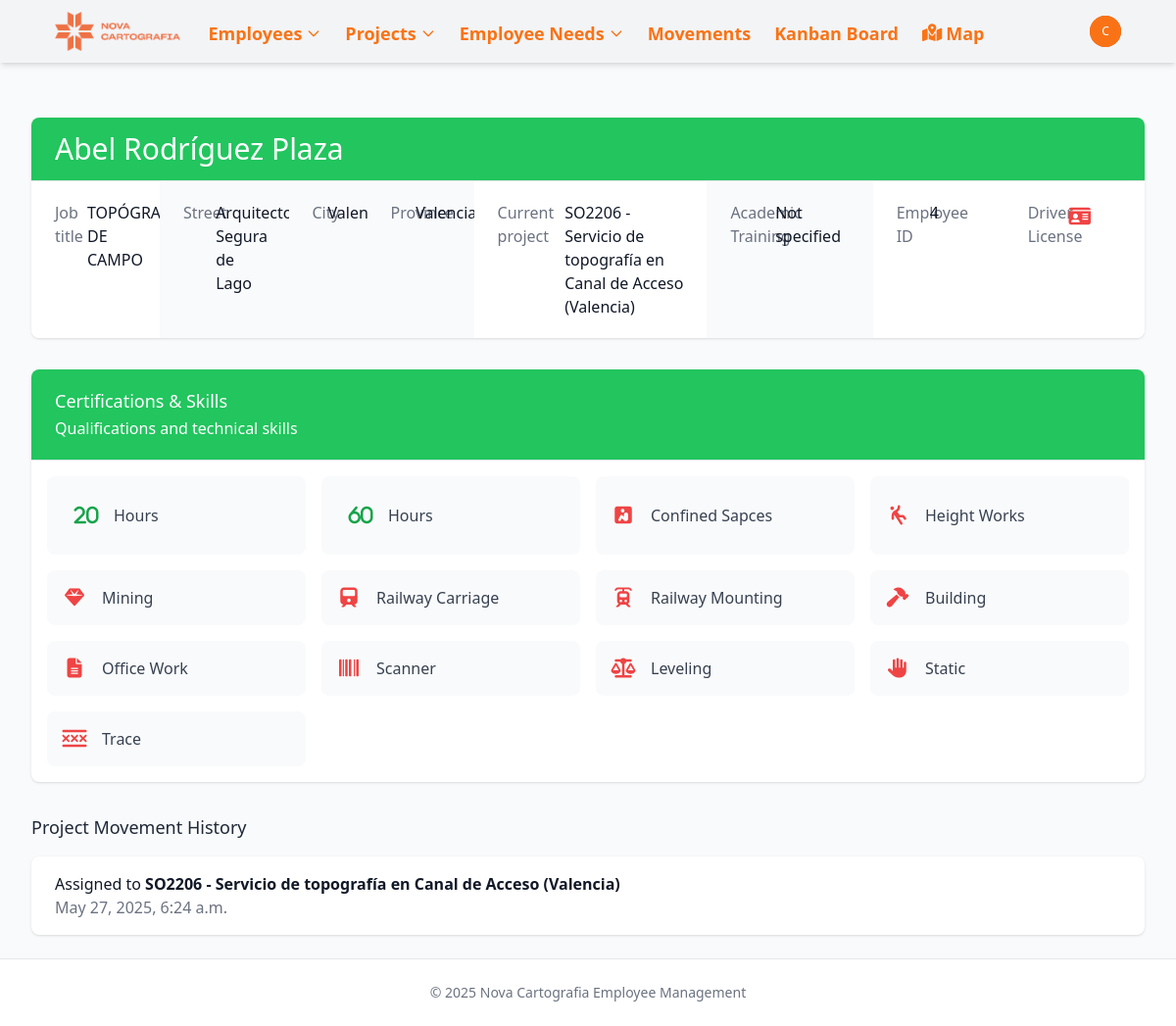
Before: /employees/4/ (signed in) with the older database file.
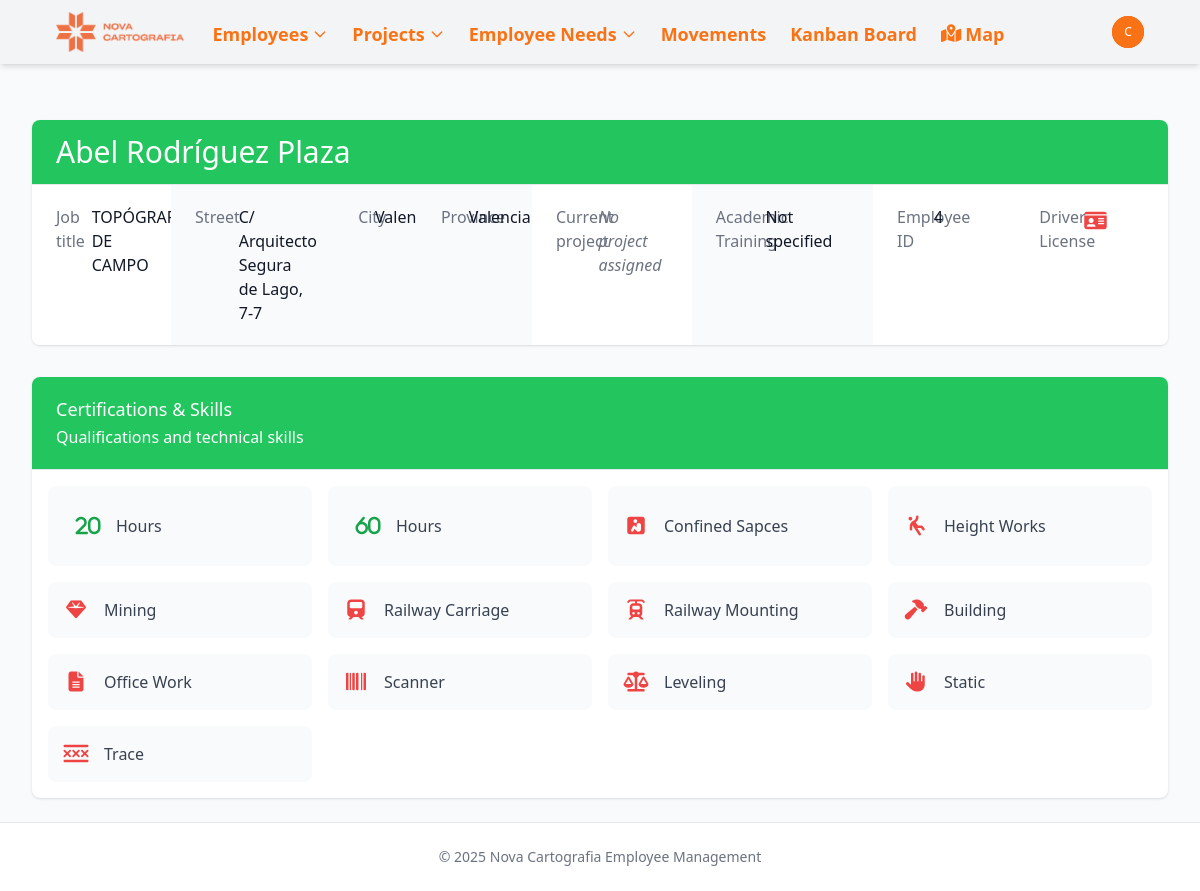
After: the same page with the newer database file.
### novacartografia_employee_management/models.py (models this page shows, shortened)
class Employee(models.Model):
    name = models.CharField(max_length=100)
    job = models.CharField(max_length=100)
    project_id = models.ForeignKey(Project, on_delete=models.SET_NULL, related_name='employee_set', blank=True, null=True)
    street = models.CharField(max_length=100, blank=True, null=True)
    city = models.CharField(max_length=100, blank=True, null=True)
    active = models.BooleanField(default=True, help_text="Indicates if the employee is currently active")
    start_date = models.DateField(default=timezone.now, help_text="When the employee started working", null=True, blank=True)
    end_date = models.DateField(blank=True, null=True, help_text="When the employee ended working, if applicable")
    state = models.CharField(max_length=50, default='valencia',
           choices=[
                ('Araba (Álava)', 'Álava'),
                ('Albacete', 'Albacete'),
                ('Alacant (Alicante)', 'Alicante'),
                ('Almería', 'Almería'),
                ('Asturias', 'Asturias'),
                ('Ávila', 'Ávila'),
                ('Badajoz', 'Badajoz'),
                ('Barcelona', 'Barcelona'),
                ('Burgos', 'Burgos'),
                ('Cáceres', 'Cáceres'),
                ('Cádiz', 'Cádiz'),
                ('Cantabria', 'Cantabria'),
                ('Castelló (Castellón)', 'Castellón'),
                ('Ceuta', 'Ceuta'),
                ('Ciudad Real', 'Ciudad Real'),
                ('Córdoba', 'Córdoba'),
                ('Cuenca', 'Cuenca'),
                ('Gerona', 'Gerona'),
                ('Granada', 'Granada'),
                ('Guadalajara', 'Guadalajara'),
                ('Gipuzkoa (Guipúzcoa)', 'Guipúzcoa'),
                ('Huelva', 'Huelva'),
                ('Huesca', 'Huesca'),
                ('Islas Baleares', 'Islas Baleares'),
                ('Jaén', 'Jaén'),
                ('A Coruña (La Coruña)', 'La Coruña'),
                ('La Rioja', 'La Rioja'),
                ('Las Palmas', 'Las Palmas'),
                ('León', 'León'),
                ('Lérida', 'Lérida'),
                ('Lleida', 'Lérida'),  # Agregado porque aparece en tu CSV
                ('Lugo', 'Lugo'),
                ('Madrid', 'Madrid'),
                ('Málaga', 'Málaga'),
                ('Melilla', 'Melilla'),
                ('Murcia', 'Murcia'),
                ('Navarra (Nafarroa)', 'Navarra'),  # Corregido para coincidir con el CSV
                ('Orense', 'Orense'),
                ('Palencia', 'Palencia'),
                ('Pontevedra', 'Pontevedra'),
                ('Salamanca', 'Salamanca'),
                ('Santa Cruz de Tenerife', 'Santa Cruz de Tenerife'),
                ('Segovia', 'Segovia'),
                ('Sevilla', 'Sevilla'),
                ('Soria', 'Soria'),
                ('Tarragona', 'Tarragona'),
                ('Teruel', 'Teruel'),
                ('Toledo', 'Toledo'),
                ('Valencia', 'Valencia'),
                ('Valladolid', 'Valladolid'),
                ('Bizkaia (Vizcaya)', 'Vizcaya'),
                ('Zamora', 'Zamora'),
                ('Zaragoza', 'Zaragoza'),
            ])
    latitude = models.FloatField(null=True, blank=True)
    longitude = models.FloatField(null=True, blank=True)
    academic_training = models.CharField(max_length=100, blank=True, null=True)
    driver_license = models.BooleanField(default=False)
    twenty_hours = models.BooleanField(default=False)
    sixty_hours = models.BooleanField(default=False)
    confine = models.BooleanField(default=False)
    height = models.BooleanField(default=False)
    mining = models.BooleanField(default=False)
    railway_carriage = models.BooleanField(default=False)
    railway_mounting = models.BooleanField(default=False)
    building = models.BooleanField(default=False)
    office_work = models.BooleanField(default=False)
    scanner = models.BooleanField(default=False)
    leveling = models.BooleanField(default=False)
    static = models.BooleanField(default=False)
    drag = models.BooleanField(default=False)
    locked = models.BooleanField(default=False, help_text="Indicates if the employee is locked for a future project")

class Project(models.Model):
    PROJECT_TYPES = [
        ('external', 'Obra'),
        ('project', 'Proyecto'),
    ]
    MANAGER_TYPES = [
        ('Jose Cuesta Mejías', 'Cuesta'),
        ('Javier Marín Gimeno', 'Javi'),
        ('Guillermo Boscá Gómez', 'Guillermo'),
        ('Miguel Ángel Martínez García', 'Miguel Ángel'),
        ('Óscar López Valverde', 'Óscar'),
    ]
    name = models.CharField(max_length=100)
    type = models.CharField(max_length=50, choices=PROJECT_TYPES, default='proyecto')
    description = models.TextField(blank=True, null=True)
    manager = models.CharField(max_length=50, choices=MANAGER_TYPES, null=True, blank=True)
    state = models.CharField(max_length=50, null=True, blank=True, )
    academic_training = models.CharField(max_length=100, blank=True, null=True)
    twenty_hours = models.BooleanField(default=False)
    sixty_hours = models.BooleanField(default=False)
    confine = models.BooleanField(default=False)
    height = models.BooleanField(default=False)
    mining = models.BooleanField(default=False)
    railway_carriage = models.BooleanField(default=False)
    railway_mounting = models.BooleanField(default=False)
    building = models.BooleanField(default=False)
    office_work = models.BooleanField(default=False)
    scanner = models.BooleanField(default=False)
    leveling = models.BooleanField(default=False)
    static = models.BooleanField(default=False)
    drag = models.BooleanField(default=False)

class ProjectMovementLine(models.Model):
    project = models.ForeignKey(Project, on_delete=models.CASCADE, related_name='movements')
    employee = models.ForeignKey(Employee, on_delete=models.CASCADE, related_name='project_movements')
    date = models.DateTimeField(default=timezone.now)
    previous_project = models.ForeignKey(
        Project,
        on_delete=models.SET_NULL,
        null=True,
        blank=True,
        related_name='outgoing_movements'
    )
    class Meta:
        ordering = ['-date']  # Most recent movements first

### novacartografia_employee_management/views.py (the view)
# urls.py: path('employees/<int:pk>/', views.employee_detail, name='employee_detail'),
@login_required
def employee_detail(request, pk):
    employee = get_object_or_404(Employee, pk=pk)
    project_movements = employee.project_movements.all().order_by('-date')[:5]  # Get the last 5 movements
    context = {
        'employee': employee,
        'movements': project_movements,
    }
    return render(request, 'novacartografia_employee_management/employee_detail.html', context)

### templates/novacartografia_employee_management/employee_detail.html (shortened to what the changed rows need)
{% extends "base.html" %}
{% block content %}
<div class="bg-white shadow overflow-hidden sm:rounded-lg">
    <div class="px-4 py-5 sm:px-6 bg-primary-600 {% if 'TOPÓGRAFO' in employee.job  %} bg-green-500 {% elif 'Auxiliar' in employee.job %} bg-yellow-400 {% elif 'Piloto' in employee.job %}bg-indigo-500 {% else %} bg-orange-500 {% endif %}">
        <h1 class="text-3xl leading-6 font-medium text-gray-700 {% if 'Auxiliar' in employee.job %} {% else %} text-white {% endif %}">
            <a href="{% url 'employee_update' employee.id %}" class="text-primary-600 hover:text-primary-800">
                {{ employee.name }}
            </a>
        </h1>
    </div>
    <div class="border-t border-gray-200">
        <div class="flex">
            <div class="bg-white px-4 py-5 sm:grid sm:grid-cols-3 sm:gap-4 sm:px-6">
                <dt class="text-base font-medium text-gray-500">Job title</dt>
                <dd class="mt-1 text-base text-gray-900 sm:mt-0 sm:col-span-2">{{ employee.job }}</dd>
            </div>
            <div class="bg-gray-50 px-4 py-5 sm:grid sm:grid-cols-3 sm:gap-4 sm:px-6">
                <dt class="text-base font-medium text-gray-500">Street</dt>
                <dd class="mt-1 text-base text-gray-900 sm:mt-0 sm:col-span-2">{{ employee.street }}</dd>
            </div>
            <div class="bg-gray-50 px-4 py-5 sm:grid sm:grid-cols-3 sm:gap-4 sm:px-6">
                <dt class="text-base font-medium text-gray-500">City</dt>
                <dd class="mt-1 text-base text-gray-900 sm:mt-0 sm:col-span-2">{{ employee.city }}</dd>
            </div>
            <div class="bg-gray-50 px-4 py-5 sm:grid sm:grid-cols-3 sm:gap-4 sm:px-6">
                <dt class="text-base font-medium text-gray-500">Province</dt>
                <dd class="mt-1 text-base text-gray-900 sm:mt-0 sm:col-span-2">{{ employee.get_state_display }}</dd>
            </div>
            <div class="bg-white px-4 py-5 sm:grid sm:grid-cols-3 sm:gap-4 sm:px-6">
                <dd class="mt-1 text-base text-gray-900 sm:mt-0 sm:col-span-2">
                    {% if employee.project_id %}
                        <a href="{% url 'project_detail' employee.project_id.id %}" class="text-primary-600 hover:text-primary-800">
                            {{ employee.project_id.name }}
                        </a>
                    {% else %}
                        <span class="text-gray-500 italic">No project assigned</span>
                    {% endif %}
                </dd>
            </div>
            <div class="bg-gray-50 px-4 py-5 sm:grid sm:grid-cols-3 sm:gap-4 sm:px-6">
                <dt class="text-base font-medium text-gray-500">Academic Training</dt>
                <dd class="mt-1 text-base text-gray-900 sm:mt-0 sm:col-span-2">
                    {{ employee.academic_training|default:"Not specified" }}
                </dd>
            </div>
            <div class="bg-white px-4 py-5 sm:grid sm:grid-cols-3 sm:gap-4 sm:px-6">
                <dt class="text-base font-medium text-gray-500">Employee ID</dt>
                <dd class="mt-1 text-base text-gray-900 sm:mt-0 sm:col-span-2">{{ employee.id }}</dd>
            </div>
        </div>
    </div>
</div>
{% if movements %}
<div class="mt-8">
    <h3 class="text-lg font-medium text-gray-800 mb-4">Project Movement History</h3>
    <div class="bg-white shadow overflow-hidden sm:rounded-lg">
        <ul class="divide-y divide-gray-200">
            {% for movement in movements %}
            <li class="px-4 py-4 sm:px-6">
                <div class="flex items-center">
                    <div class="min-w-0 flex-1">
                        <p class="text-base font-medium text-gray-900 truncate">
                            {% if movement.previous_project %}
                                Moved from <span class="font-semibold">{{ movement.previous_project.name }}</span> to
                                <span class="font-semibold">{{ movement.project.name }}</span>
                            {% else %}
                                Assigned to <span class="font-semibold">{{ movement.project.name }}</span>
                            {% endif %}
                        </p>
                        <p class="text-base text-gray-500">
                            {{ movement.date|date:"F j, Y, g:i a" }}
                        </p>
                    </div>
                </div>
            </li>
            {% endfor %}
        </ul>
    </div>
</div>
{% endif %}
{% endblock %}

Changed rows visible on the page:
removed ProjectMovementLine: project.name "SO2206 - Servicio de topografía en Canal de Acceso (Valencia)", date "May 27, 2025, 6:24 a.m."
changed Employee "Abel Rodríguez Plaza": street "Arquitecto Segura de Lago" → "C/ Arquitecto Segura de Lago, 7-7"; project_id_id 19 → empty (drawn); project_id.name "SO2206 - Servicio de topografía en Canal de Acceso (Valencia)" → (not shown)
Other visible differences:
text no longer shown: "Project Movement History"
text now shown: "No project assigned"
